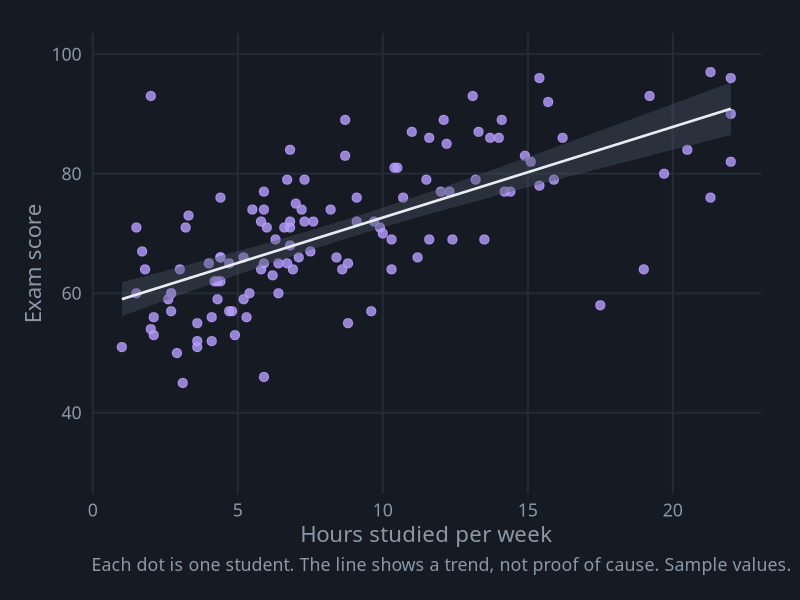
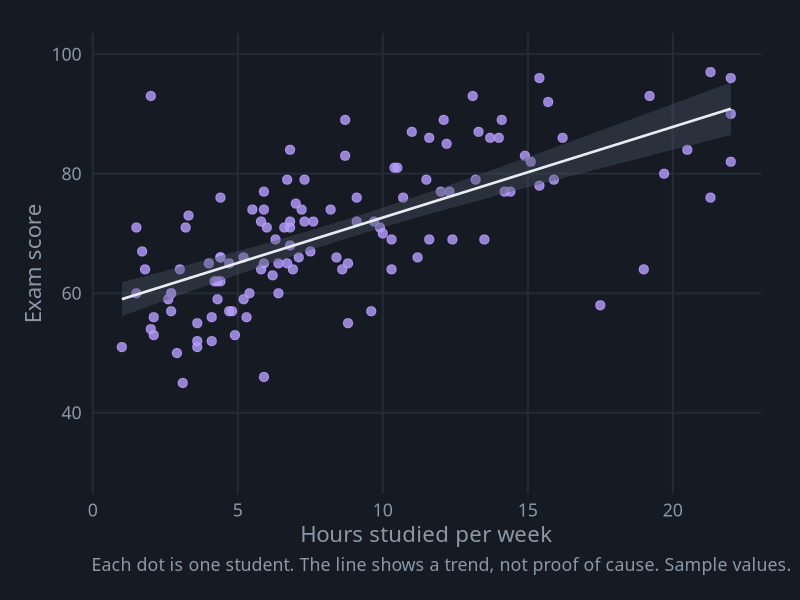

R code for these plots, in order:
# Scatter Plot
# Question: Do students who study more tend to earn higher exam scores?
# Put this script and scatter.csv in the same folder, then in RStudio choose
# Session > Set Working Directory > To Source File Location.

library(tidyverse)

# ---- Gallery look: dark background, soft gray text ----
font <- "IBM Plex Sans"   # use "sans" if IBM Plex Sans is not installed
ink  <- "#8B97A7"

theme_gallery <- function() {
  theme_minimal(base_size = 16, base_family = font) +
    theme(
      plot.background  = element_rect(fill = "#161B23", color = NA),
      panel.grid       = element_line(color = "#222A34"),
      panel.grid.minor = element_blank(),
      text             = element_text(color = ink),
      axis.text        = element_text(color = ink),
      legend.position  = "top",
      legend.title     = element_blank(),
      plot.margin      = margin(24, 28, 18, 18)
    )
}

df <- read_csv("scatter.csv", show_col_types = FALSE)

p <- ggplot(df, aes(x = study_hours, y = exam_score)) +
  geom_point(color = "#B79CFF", size = 2.8, alpha = 0.8) +
  # a straight trend line through the cloud, with its uncertainty band
  geom_smooth(method = "lm", formula = y ~ x, color = "#E8EDF4", fill = "#4A5462", linewidth = 0.9) +
  scale_x_continuous(breaks = seq(0, 25, 5)) +
  scale_y_continuous(limits = c(30, 100)) +
  labs(x = "Hours studied per week", y = "Exam score",
       caption = "Each dot is one student. The line shows a trend, not proof of cause. Sample values.") +
  theme_gallery() +
  theme(plot.caption = element_text(color = ink, hjust = 0))

ggsave("scatter.png", p, width = 9, height = 6, dpi = 200)
p
